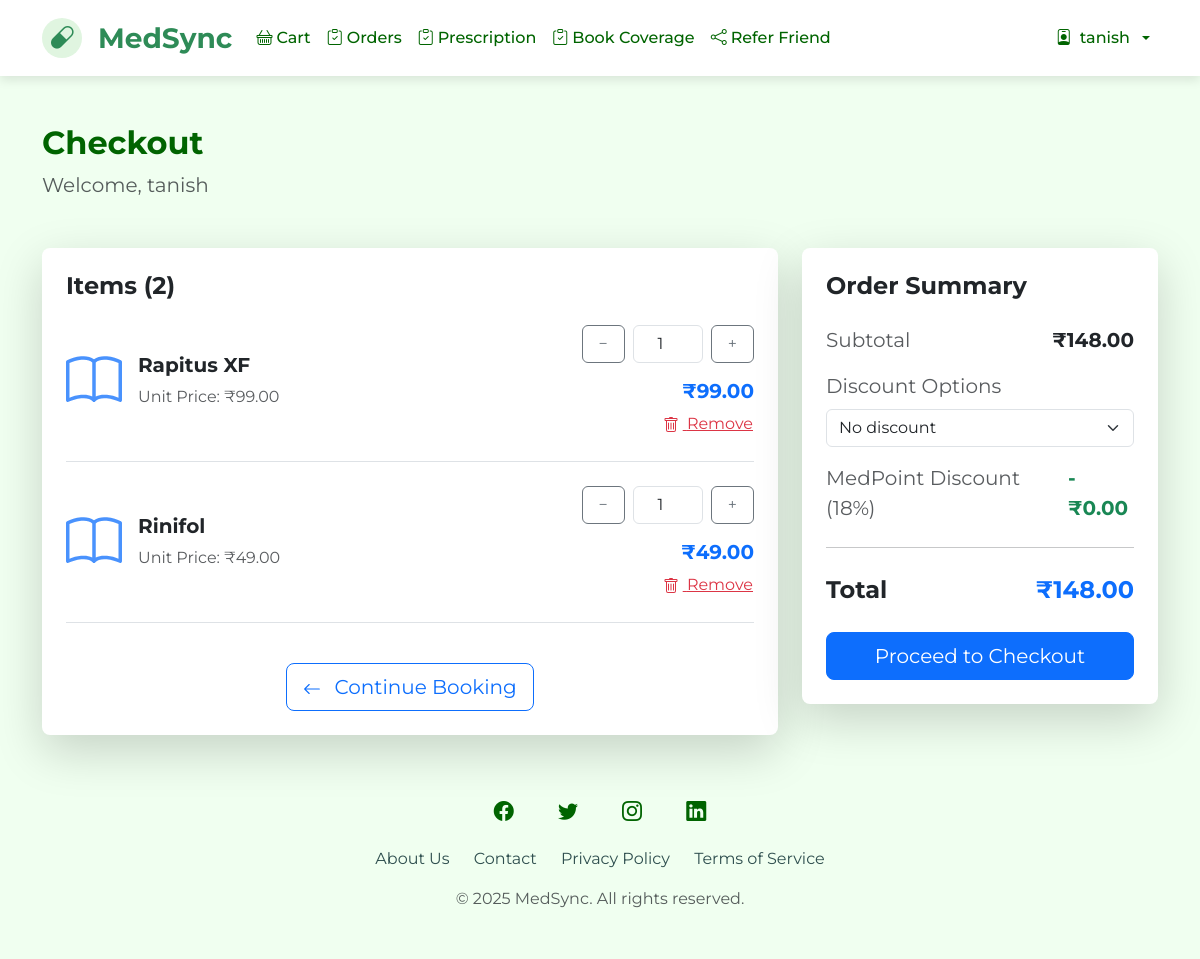
The app's page /cart/ (signed in) with its own data.
### main/models.py (models this page shows, shortened)
class CartItem(models.Model):
    user = models.ForeignKey(User, on_delete=models.CASCADE)
    product_name = models.CharField(max_length=200)
    price = models.DecimalField(max_digits=10, decimal_places=2)
    quantity = models.IntegerField(default=1)
    date_added = models.DateTimeField(auto_now_add=True)
    def get_total(self):
        return self.price * self.quantity

### main/views.py (the view)
# urls.py: path('cart/', view_cart, name='cart'),
@login_required
def view_cart(request):
    cart_items = CartItem.objects.filter(user=request.user)
    subtotal = sum(item.get_total() for item in cart_items)
    tax = subtotal * Decimal('0.08')  # 8% tax
    total = subtotal + tax
    context = {
        'cart_items': cart_items,
        'subtotal': subtotal,
        'tax': tax,
        'total': total,
    }
    return render(request, 'cart.html', context)

### main/templates/cart.html (shortened to what this page needs)
{% extends "base.html" %}
{% block start %}
<div class="container mt-5">
    <div class="welcome-banner mb-5">
        <h2 class="fw-bold mb-2">Checkout</h2>
        <p class="text-muted fs-5">Welcome, {{request.user}}</p>
    </div>
    <div class="row g-4">
        <div class="col-lg-8">
            <div class="card shadow-lg border-0 rounded-3 mb-4">
                <div class="card-body p-4">
                    <h4 class="fw-bold mb-4">Items ({{ cart_items|length }})</h4>
                    {% for item in cart_items %}
                    <div class="cart-item mb-4 pb-4 border-bottom" id="cart-item-{{ item.id }}">
                        <div class="d-flex align-items-center gap-3">
                            <div class="flex-shrink-0">
                            </div>
                            <div class="flex-grow-1">
                                <h5 class="fw-bold mb-2">{{ item.product_name }}</h5>
                                <p class="text-muted mb-0">Unit Price: ₹{{ item.price }}</p>
                            </div>
                            <div class="flex-shrink-0 ms-3 text-end">
                                <div class="d-flex align-items-center justify-content-end mb-3">
                                    <button class="btn btn-outline-secondary px-3 update-quantity"
                                            data-item-id="{{ item.id }}"
                                            data-action="decrease">−</button>
                                    <input type="number" class="form-control mx-2 text-center"
                                           style="width: 70px;" value="{{ item.quantity }}" min="1" readonly>
                                    <button class="btn btn-outline-secondary px-3 update-quantity"
                                            data-item-id="{{ item.id }}"
                                            data-action="increase">+</button>
                                </div>
                                <h5 class="fw-bold text-primary mb-2 item-total">₹{{ item.get_total }}</h5>
                                <button class="btn btn-link text-danger p-0 remove-item"
                                        data-item-id="{{ item.id }}">
                                    Remove
                                </button>
                            </div>
                        </div>
                    </div>
                    {% endfor %}
                    <div class="text-center pt-3">
                        <a href="{% url 'main' %}" class="btn btn-outline-primary btn-lg">
                            <svg xmlns="http://www.w3.org/2000/svg" width="18" height="18" fill="currentColor" class="bi bi-arrow-left me-2" viewBox="0 0 16 16">
                                <path fill-rule="evenodd" d="M15 8a.5.5 0 0 0-.5-.5H2.707l3.147-3.146a.5.5 0 1 0-.708-.708l-4 4a.5.5 0 0 0 0 .708l4 4a.5.5 0 0 0 .708-.708L2.707 8.5H14.5A.5.5 0 0 0 15 8z"/>
                            </svg>
                            Continue Booking
                        </a>
                    </div>
                </div>
            </div>
        </div>
        <div class="col-lg-4">
            <div class="card shadow-lg border-0 rounded-3">
                <div class="card-body p-4">
                    <h4 class="fw-bold mb-4">Order Summary</h4>
                    <div class="d-flex justify-content-between mb-3">
                        <span class="text-muted fs-5">Subtotal</span>
                        <span class="fw-bold fs-5">₹<span id="subtotal">{{ subtotal }}</span></span>
                    </div>
                    <div class="mb-3">
                        <label for="medpointRedemption" class="form-label text-muted fs-5">Discount Options</label>
                        <select class="form-select" id="medpointRedemption">
                            <option value="none" selected>No discount</option>
                        </select>
                    </div>
                    <div class="d-flex justify-content-between mb-3" id="discount-section" style="display: none;">
                        <span class="text-muted fs-5">MedPoint Discount (18%)</span>
                        <span class="fw-bold fs-5 text-success">-₹<span id="discount-amount">0.00</span></span>
                    </div>
                    <hr class="my-4">
                    <div class="d-flex justify-content-between mb-4">
                        <span class="fw-bold fs-4">Total</span>
                        <span class="fw-bold text-primary fs-4">₹<span id="total">{{ subtotal }}</span></span>
                    </div>
                    <div class="d-grid gap-3">
                        <a href="https://razorpay.me/@PRINT?amount=EPec5evqGoRk2C8icWNJlQ%3D%3D" class="text-decoration-none" id="checkout-link">
                            <button class="btn btn-primary btn-lg w-100" id="checkout-button">
                                Proceed to Checkout
                            </button>
                        </a>
                    </div>
                </div>
            </div>
        </div>
    </div>
</div>
{% endblock %}

### main/templates/base.html (shortened to what this page needs)
<!DOCTYPE html>
<html lang="en">
<head>
    <link href="https://cdn.jsdelivr.net/npm/bootstrap@5.3.0/dist/css/bootstrap.min.css" rel="stylesheet">
    <link rel="stylesheet" href="https://cdn.jsdelivr.net/npm/bootstrap-icons@1.11.2/font/bootstrap-icons.css">
</head>
<body>
    <nav class="navbar navbar-expand-lg">
        <div class="container">
            <a class="navbar-brand" href="/main">
                <span class="logo-container">
                    <i class="bi bi-capsule"></i>
                </span>
                MedSync
            </a>
            <div class="collapse navbar-collapse" id="navbarNav">
                <ul class="navbar-nav me-auto">
                    {% if request.user.is_authenticated %}
                    <li class="nav-item">
                        <a class="nav-link" href="/cart/" data-count="0">
                            <i class="bi bi-basket me-1"></i>Cart
                        </a>
                    </li>
                    <li class="nav-item">
                        <a class="nav-link" href="{% url 'order_list' %}">
                            <i class="bi bi-clipboard-check me-1"></i>Orders
                        </a>
                    </li>
                    <li class="nav-item">
                        <a class="nav-link" href="/ocr/upload-prescription/">
                            <i class="bi bi-clipboard-check me-1"></i>Prescription
                        </a>
                    </li>
                    <li class="nav-item">
                        <a class="nav-link" href="/insurance/">
                            <i class="bi bi-clipboard-check me-1"></i>Book Coverage
                        </a>
                    </li>
                    <li class="nav-item">
                        <a class="nav-link" href="#" id="referralBtn">
                            <i class="bi bi-share me-1"></i>Refer Friend
                        </a>
                    </li>
                    {% endif %}
                </ul>
                <ul class="navbar-nav align-items-center">
                    {% if request.user.is_authenticated %}
                    <li class="nav-item dropdown">
                        <a class="nav-link dropdown-toggle d-flex align-items-center gap-2" href="#" role="button"
                           data-bs-toggle="dropdown" aria-expanded="false">
                            <i class="bi bi-person-badge"></i>
                            <span>{{ request.user.username }}</span>
                        </a>
                    </li>
                    {% endif %}
                </ul>
            </div>
        </div>
    </nav>
        {% block start %}{% endblock %}
    <footer>
        <div class="container">
            <div class="social-links mb-3">
                <a href="#"><i class="bi bi-facebook"></i></a>
                <a href="#"><i class="bi bi-twitter"></i></a>
                <a href="#"><i class="bi bi-instagram"></i></a>
                <a href="#"><i class="bi bi-linkedin"></i></a>
            </div>
            <div class="footer-links mb-3">
                <a href="#">About Us</a>
                <a href="#">Contact</a>
                <a href="#">Privacy Policy</a>
                <a href="#">Terms of Service</a>
            </div>
            <p class="mt-2 text-muted">&copy; 2025 MedSync. All rights reserved.</p>
        </div>
    </footer>
</body>
</html>

### main/templates/base.html (style rules this page uses)
:root { --primary-color: #2E8B57; --secondary-color: #3CB371; --accent-color: #66CDAA; --light-bg: #F0FFF0; --text-color: #006400; --muted-text: #2F4F4F; --light-accent: #E0F5E0; --border-color: #AADBAA; }
body { font-family: 'Montserrat', sans-serif; background-color: var(--light-bg); color: var(--text-color); min-height: 100vh; display: flex; flex-direction: column; }
.navbar { background: white; box-shadow: 0 4px 10px rgba(0, 0, 0, 0.1); padding: 0.75rem 0; position: sticky; top: 0; z-index: 1000; }
.navbar-brand { font-weight: 700; font-size: 1.75rem; color: var(--primary-color); display: flex; align-items: center; gap: 0.5rem; }
.navbar-brand i { font-size: 1.5rem; color: var(--primary-color); }
.nav-link { font-weight: 500; color: var(--text-color) !important; transition: all 0.3s ease; padding: 0.5rem 1rem; border-radius: 4px; }
footer { background-color: white; padding: 2rem 0; margin-top: auto; text-align: center; background-color: #F0FFF0; }
.footer-links a { color: var(--muted-text); text-decoration: none; transition: color 0.3s ease; margin: 0 10px; }
.social-links a { color: var(--text-color); font-size: 1.25rem; margin: 0 10px; transition: all 0.3s; display: inline-block; width: 40px; height: 40px; line-height: 40px; border-radius: 50%; }
.logo-container { display: inline-flex; align-items: center; justify-content: center; width: 40px; height: 40px; background-color: var(--light-accent); border-radius: 50%; margin-right: 8px; }

### records on screen
CartItem: product_name "Rapitus XF", price "99.00", quantity "1", get_total "99.00"
CartItem: product_name "Rinifol", price "49.00", quantity "1", get_total "49.00"

### other values on screen
{{ request.user.username }} "tanish"
{{ request.user }} "tanish"
{{ cart_items|length }} "2"
{{ subtotal }} "148.00"
